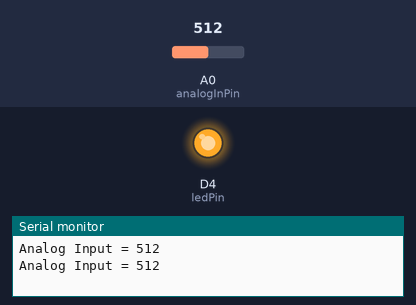
Simulated run of this sketch. Board: ESP8266 (NodeMCU). Parts: output pins drawn as LEDs (lit = HIGH), the last lines printed to the serial monitor. Inputs (shaded band) come from the test bench; at power-on: A0 (analogInPin) = 512.

Above: at 1.8 s.
1.9 s: A0 (analogInPin) set to 490
At 2.5 s:
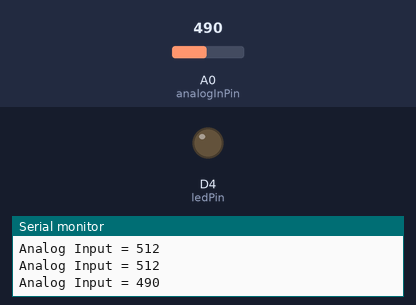
3.5 s: A0 (analogInPin) set to 510
At 5.2 s:
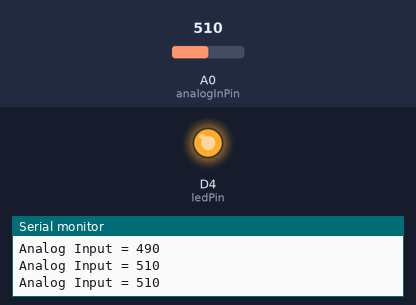
5.5 s: A0 (analogInPin) set to 306
At 6.8 s:
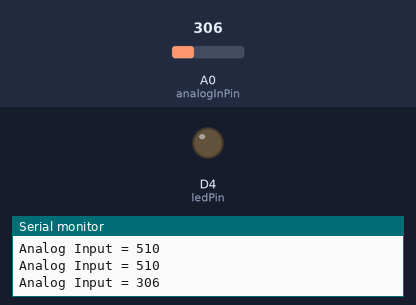
Timing chart, 0 to 8.5 s (numbered marks = the images above; inputs shaded):
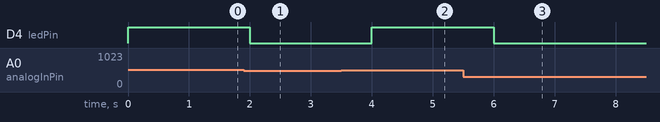

The sketch:

CW1__AnalogRead_.ino
```cpp
const int analogInPin = A0;   // Analog input pin that the potentiometer is attached to
const int analogOutPin = 9;   // Analog output pin that the LED is attached to
const int ledPin = D4;        // Assuming D4 is your LED pin

int sensorValue = 0;           // Value read from the potentiometer
int outputValue = 0;           // Value output to the PWM (analog out)

void setup() {
  // Initialize serial communications at 9600 bps
  Serial.begin(9600);

  // Set the LED pin mode to OUTPUT
  pinMode(ledPin, OUTPUT);
}

void loop() {
  // Read the analog input value
  sensorValue = analogRead(analogInPin);

  // Print the analog input value to the serial monitor
  Serial.print("Analog Input = ");
  Serial.println(sensorValue);

  // Check if sensorValue is greater than 500
  if (sensorValue > 500) {
    digitalWrite(ledPin, HIGH);  // Turn the LED on (HIGH is the voltage level)
  } else {
    digitalWrite(ledPin, LOW);   // Turn the LED off by making the voltage LOW
  }

  // Delay for 1 second
  delay(1000);
}
```

Measured:
- the behaviour switches between 501 and 500 on A0 (analogInPin) (found by bisection; images 0 and 1)
- after the input at 1.9 s, D4 (ledPin): HIGH → LOW after 0.10 s
- after the input at 3.5 s, D4 (ledPin): LOW → HIGH after 0.50 s
- after the input at 5.5 s, D4 (ledPin): HIGH → LOW after 0.50 s
